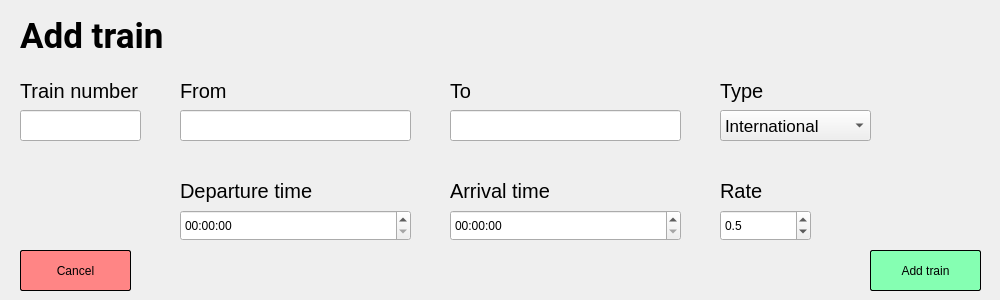
<?xml version="1.0" encoding="UTF-8"?>
<ui version="4.0">
 <class>addTrainWindow</class>
 <widget class="QDialog" name="addTrainWindow">
  <property name="geometry">
   <rect>
    <x>0</x>
    <y>0</y>
    <width>1000</width>
    <height>300</height>
   </rect>
  </property>
  <property name="windowTitle">
   <string>Dialog</string>
  </property>
  <property name="styleSheet">
   <string notr="true"/>
  </property>
  <widget class="QPushButton" name="applyAddTrainButton">
   <property name="geometry">
    <rect>
     <x>870</x>
     <y>250</y>
     <width>111</width>
     <height>41</height>
    </rect>
   </property>
   <property name="styleSheet">
    <string notr="true">QPushButton {
     background-color: #85ffb2; border: 1px solid black;
     border-radius: 2px;
}



QPushButton:pressed {  
     background-color: #85ffc2; border: 1px solid black;
}

QPushButton:flat {
    border: none; /* no border for a flat push button */
}

QPushButton:default {
    border-color: navy; /* make the default button prominent */
}</string>
   </property>
   <property name="text">
    <string>Add train</string>
   </property>
   <property name="autoDefault">
    <bool>false</bool>
   </property>
  </widget>
  <widget class="QLabel" name="pageName">
   <property name="enabled">
    <bool>true</bool>
   </property>
   <property name="geometry">
    <rect>
     <x>20</x>
     <y>-10</y>
     <width>261</width>
     <height>91</height>
    </rect>
   </property>
   <property name="styleSheet">
    <string notr="true">color: Black;
font-weight: 600;
font-size: 35px;
font-family: Roboto;</string>
   </property>
   <property name="text">
    <string>Add train</string>
   </property>
  </widget>
  <widget class="QLabel" name="label">
   <property name="geometry">
    <rect>
     <x>20</x>
     <y>70</y>
     <width>131</width>
     <height>41</height>
    </rect>
   </property>
   <property name="styleSheet">
    <string notr="true">font-size: 20px;
</string>
   </property>
   <property name="text">
    <string>Train number</string>
   </property>
  </widget>
  <widget class="QLineEdit" name="trainNumberInput">
   <property name="geometry">
    <rect>
     <x>20</x>
     <y>110</y>
     <width>121</width>
     <height>31</height>
    </rect>
   </property>
   <property name="styleSheet">
    <string notr="true">font-size: 17px;</string>
   </property>
   <property name="maxLength">
    <number>4</number>
   </property>
   <property name="clearButtonEnabled">
    <bool>false</bool>
   </property>
  </widget>
  <widget class="QLineEdit" name="fromInput">
   <property name="geometry">
    <rect>
     <x>180</x>
     <y>110</y>
     <width>231</width>
     <height>31</height>
    </rect>
   </property>
   <property name="styleSheet">
    <string notr="true">font-size: 17px;</string>
   </property>
   <property name="maxLength">
    <number>30</number>
   </property>
  </widget>
  <widget class="QLabel" name="label_2">
   <property name="geometry">
    <rect>
     <x>180</x>
     <y>70</y>
     <width>131</width>
     <height>41</height>
    </rect>
   </property>
   <property name="styleSheet">
    <string notr="true">font-size: 20px;
</string>
   </property>
   <property name="text">
    <string>From</string>
   </property>
  </widget>
  <widget class="QLineEdit" name="toInput">
   <property name="geometry">
    <rect>
     <x>450</x>
     <y>110</y>
     <width>231</width>
     <height>31</height>
    </rect>
   </property>
   <property name="styleSheet">
    <string notr="true">font-size: 17px;</string>
   </property>
   <property name="maxLength">
    <number>30</number>
   </property>
  </widget>
  <widget class="QLabel" name="label_3">
   <property name="geometry">
    <rect>
     <x>450</x>
     <y>70</y>
     <width>131</width>
     <height>41</height>
    </rect>
   </property>
   <property name="styleSheet">
    <string notr="true">font-size: 20px;
</string>
   </property>
   <property name="text">
    <string>To</string>
   </property>
  </widget>
  <widget class="QLabel" name="label_4">
   <property name="geometry">
    <rect>
     <x>720</x>
     <y>70</y>
     <width>131</width>
     <height>41</height>
    </rect>
   </property>
   <property name="styleSheet">
    <string notr="true">font-size: 20px;
</string>
   </property>
   <property name="text">
    <string>Type</string>
   </property>
  </widget>
  <widget class="QComboBox" name="trainTypeInput">
   <property name="geometry">
    <rect>
     <x>720</x>
     <y>110</y>
     <width>151</width>
     <height>31</height>
    </rect>
   </property>
   <property name="styleSheet">
    <string notr="true">font-size: 17px;</string>
   </property>
   <item>
    <property name="text">
     <string>International</string>
    </property>
   </item>
   <item>
    <property name="text">
     <string>Rapid</string>
    </property>
   </item>
   <item>
    <property name="text">
     <string>Local</string>
    </property>
   </item>
   <item>
    <property name="text">
     <string>Suburbal</string>
    </property>
   </item>
  </widget>
  <widget class="QTimeEdit" name="departureTimeInput">
   <property name="geometry">
    <rect>
     <x>180</x>
     <y>210</y>
     <width>231</width>
     <height>31</height>
    </rect>
   </property>
  </widget>
  <widget class="QLabel" name="label_5">
   <property name="geometry">
    <rect>
     <x>180</x>
     <y>170</y>
     <width>231</width>
     <height>41</height>
    </rect>
   </property>
   <property name="styleSheet">
    <string notr="true">font-size: 20px;
</string>
   </property>
   <property name="text">
    <string>Departure time</string>
   </property>
  </widget>
  <widget class="QTimeEdit" name="arrivalTimeInput">
   <property name="geometry">
    <rect>
     <x>450</x>
     <y>210</y>
     <width>231</width>
     <height>31</height>
    </rect>
   </property>
  </widget>
  <widget class="QLabel" name="label_6">
   <property name="geometry">
    <rect>
     <x>450</x>
     <y>170</y>
     <width>231</width>
     <height>41</height>
    </rect>
   </property>
   <property name="styleSheet">
    <string notr="true">font-size: 20px;
</string>
   </property>
   <property name="text">
    <string>Arrival time</string>
   </property>
  </widget>
  <widget class="QLabel" name="label_7">
   <property name="geometry">
    <rect>
     <x>720</x>
     <y>170</y>
     <width>131</width>
     <height>41</height>
    </rect>
   </property>
   <property name="styleSheet">
    <string notr="true">font-size: 20px;
</string>
   </property>
   <property name="text">
    <string>Rate</string>
   </property>
  </widget>
  <widget class="QDoubleSpinBox" name="trainRateInput">
   <property name="geometry">
    <rect>
     <x>720</x>
     <y>210</y>
     <width>91</width>
     <height>31</height>
    </rect>
   </property>
   <property name="decimals">
    <number>1</number>
   </property>
   <property name="maximum">
    <double>1.000000000000000</double>
   </property>
   <property name="singleStep">
    <double>0.100000000000000</double>
   </property>
   <property name="value">
    <double>0.500000000000000</double>
   </property>
  </widget>
  <widget class="QPushButton" name="cancelButton">
   <property name="geometry">
    <rect>
     <x>20</x>
     <y>250</y>
     <width>111</width>
     <height>41</height>
    </rect>
   </property>
   <property name="autoFillBackground">
    <bool>false</bool>
   </property>
   <property name="styleSheet">
    <string notr="true">QPushButton {
     background-color: #ff8585; border: 1px solid black;
     border-radius: 2px;
}</string>
   </property>
   <property name="text">
    <string>Cancel</string>
   </property>
   <property name="autoDefault">
    <bool>false</bool>
   </property>
  </widget>
 </widget>
 <resources/>
 <connections/>
</ui>
